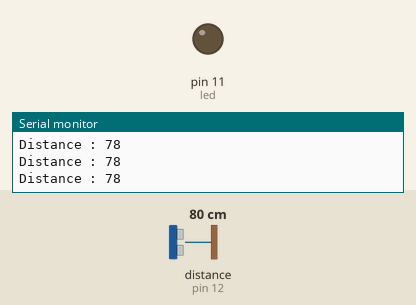
Bench run of a sketch on a simulated Arduino Uno, built with avr-gcc and run on an emulated ATmega328P. Shown: output pins drawn as LEDs (lit = HIGH), the last lines printed to the serial monitor. Wiring (inferred from the names in the program): ultrasonic range finder: trigger pin 13; echo pin 12. The inputs (shaded band) are chosen by the test bench; at power-on: distance to the obstacle (sensor on pin 12) 80 cm. The echo pulse lasts 58.3 µs per cm; pins used as bus, display or sensor lines are not drawn.

Above: at 1.2 s.
1.3 s: distance to the obstacle (sensor on pin 12) set to 13 cm
2.8 s: distance to the obstacle (sensor on pin 12) set to 10 cm
At 3.8 s:
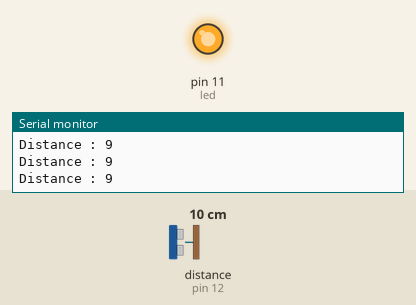
4.5 s: distance to the obstacle (sensor on pin 12) set to 18 cm
At 5.2 s:
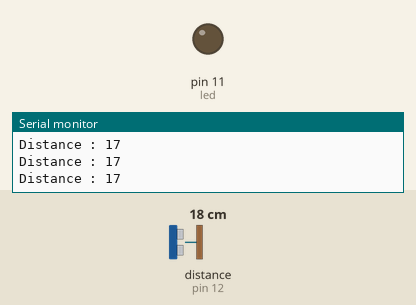
6.0 s: distance to the obstacle (sensor on pin 12) set to 2 cm
At 6.7 s:
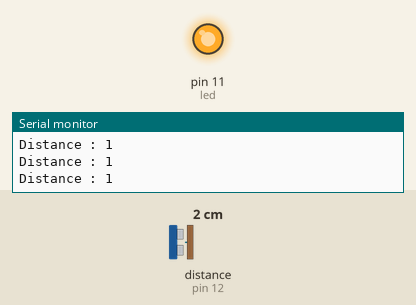
Timing chart, 0 to 8.5 s (numbered marks = the images above; inputs shaded):
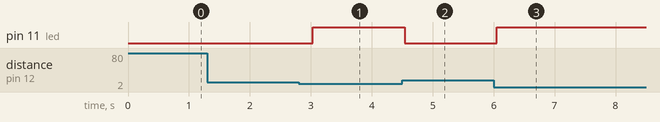

Measured:
- the behaviour switches between 12 and 11 cm on distance to the obstacle (sensor on pin 12) (found by bisection; images 0 and 1)
- after the input at 2.8 s, pin 11 (led): LOW → HIGH after 0.24 s
- after the input at 4.5 s, pin 11 (led): HIGH → LOW at once
- after the input at 6.0 s, pin 11 (led): LOW → HIGH after 0.05 s

The sketch:

002Arduino_Ultrasonic.ino.ino
```cpp
/*#define trigPin 13 //pin 13 as Trig pin

#define echoPin 12 //pin 12 as echo pin

#define led 11 //pin 11 as Led output*/
// defines pins number
const int trigPin=13;
const int echoPin=12;
const int led=11;

void setup()

{
Serial.begin (9600);// starts the serial communication

pinMode(trigPin, OUTPUT);//sets the trig pin as an output

pinMode(echoPin, INPUT);//sets the echo pin as output

pinMode(led, OUTPUT);

}

void loop()

{
  long duration, distance;// define variables

digitalWrite(trigPin, LOW);

delayMicroseconds(2);
//Sets the trigPin on high state for 10 micro seconds

digitalWrite(trigPin, HIGH);

delayMicroseconds(10);

digitalWrite(trigPin, LOW);
//Reads the echoPin, returns the sound wave travel time in microseconds

duration = pulseIn(echoPin, HIGH);
//calculate the distance
distance = duration * 0.034/2;

if (distance <= 10)

{
  digitalWrite(led,HIGH);

}

else {

digitalWrite(led,LOW);

}

//prints the distance in serial monitor

Serial.print("Distance : ");

Serial.println(distance);

delay(300);

}
```
